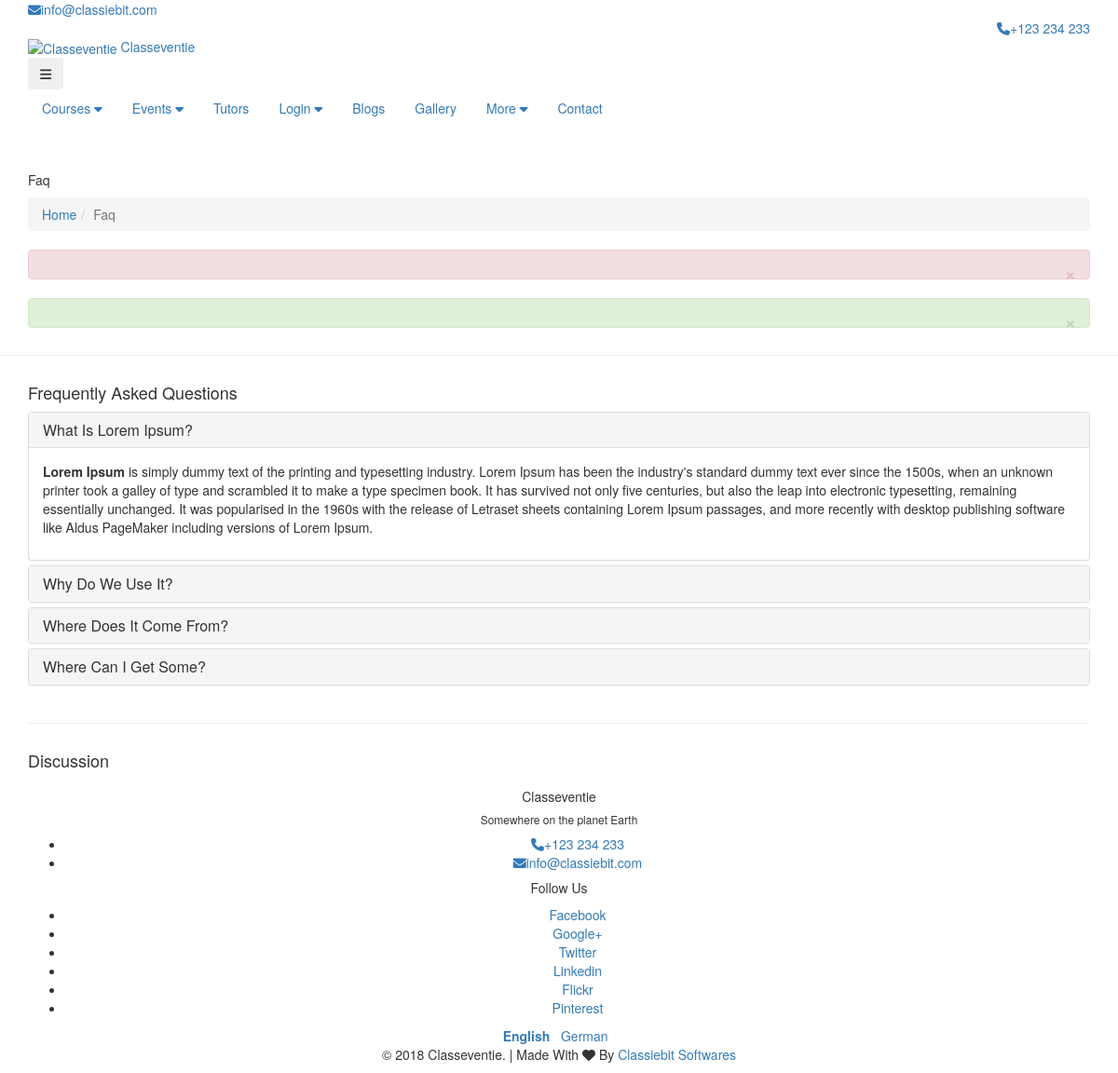
The app's page /index.php/cms/faq with its own data.
### tables this page shows
CREATE TABLE `faqs` (
  `id` int(11) NOT NULL AUTO_INCREMENT,
  `question` varchar(256) DEFAULT NULL,
  `answer` text,
  `status` tinyint(1) DEFAULT NULL,
  `date_added` timestamp NOT NULL DEFAULT CURRENT_TIMESTAMP,
  `date_updated` timestamp NOT NULL DEFAULT CURRENT_TIMESTAMP ON UPDATE CURRENT_TIMESTAMP,
  PRIMARY KEY (`id`)
);

### application/controllers/Cms.php (called while the page is built, shortened)
<?php defined('BASEPATH') OR exit('No direct script access allowed');
class Cms extends Public_Controller {
	public function __construct()
	{
		$this->load->model(array('admin/pages_model', 'admin/faqs_model'));
	}
	public function faq()
	{
        $data = $this->includes;
        $data['faqs'] 		= $this->faqs_model->get_faqs();
        $content['content'] = $this->load->view('faq', $data, TRUE);
        $this->load->view($this->template, $content);
	}
}

### index.php (called while the page is built, shortened)
<?php
require_once BASEPATH.'core/CodeIgniter.php';

### application/core/MY_Lang.php (called while the page is built, shortened)
<?php defined('BASEPATH') OR exit('No direct script access allowed');
class MY_Lang extends CI_Lang {
	public $language =	array();
	public function load($langfile, $idiom = '', $return = FALSE, $add_suffix = TRUE, $alt_path = '')
	{
		if (is_array($langfile))
		{
			return;
		}
		$this->language = array_merge($this->language, $lang);
		return TRUE;
	}
	public function line($line, $log_errors = TRUE)
	{
		$value = isset($this->language[$line]) ? $this->language[$line] : FALSE;
		return $value;
	}
}

### application/language/english/core_lang.php (called while the page is built, shortened)
<?php defined('BASEPATH') OR exit('No direct script access allowed');
$lang['action_action']         			= 'Action';
$lang['action_create']                  = 'Create';
$lang['action_edit']           			= 'Edit';
$lang['action_delete']         			= 'Delete';
$lang['action_cancel']                  = 'Cancel';
$lang['action_cancel_booking']          = 'Cancel Booking';
$lang['action_back']                    = 'Back';
$lang['action_continue']         		= 'Continue';
$lang['action_default_values'] 			= 'Default values';
$lang['action_ok']                      = 'Ok';
$lang['action_listing']                 = 'Listing';

### application/models/admin/Faqs_model.php (called while the page is built, shortened)
<?php defined('BASEPATH') OR exit('No direct script access allowed');
class Faqs_model extends CI_Model {
    private $table = 'faqs';
    public function get_faqs()
    {
        return $this->db->select(array(
                            "$this->table.id",
                            "$this->table.question",
                            "$this->table.answer",
                            "$this->table.status",
                            "$this->table.date_added",
                            "$this->table.date_updated",
                        ))
                        ->get($this->table)
                        ->result();
    }
}

### application/core/MY_Controller.php (called while the page is built, shortened)
<?php defined('BASEPATH') OR exit('No direct script access allowed');
class MY_Controller extends CI_Controller {
    function add_external_css($css_files, $path = NULL)
    {
        $css_files = is_array( $css_files ) ? $css_files : explode( ",", $css_files );
        return $this;
    }
}

### application/views/faq.php (the view, shortened to what this page needs)
<section class="page-default bg-grey">
  <div class="container">
    <div class="row">
      <div class="col-md-12">
        <?php if (!empty ($faqs)) { $i= 0;  ?>
        <div class="title-container sm">
          <div class="title-wrap">
            <h4 class="title"><?php echo lang('faqs_asked');?></h4>
          </div>
        </div>
        <div class="panel-group accordion" id="accordion" role="tablist" aria-multiselectable="true">
            <?php foreach ($faqs as $faq) { $i++; ?>
            <div class="panel panel-default">
              <div class="panel-heading">
                  <h4 class="panel-title">
                      <a class="accordion-toggle" data-toggle="collapse" data-parent="#accordion" href="#collapse_<?php echo $faq->id ?>">
                     <?php echo ucwords ($faq->question); ?>
                      </a>
                  </h4>
              </div>
              <div id="collapse_<?php echo $faq->id ?>" class="panel-collapse collapse <?php echo ($i == 1) ? 'in' : '' ?>">
                  <div class="panel-body">
                     <?php echo ($faq->answer); ?>
                  </div>
              </div>
            </div>
            <?php } ?>
        </div>
        <?php } ?>
      </div>
    </div>
    <?php if($this->settings->disqus_short_name) { ?>
    <hr class="md">
    <div class="row">
      <div class="col-md-12">
        <div id="post-comment"  class="post-block post-comments clearfix">
          <h4><?php echo lang('common_discussion') ?></h4>
        </div>
      </div>
    </div>
    <?php } ?>
  </div>
</section>

### themes/default/template.php (shortened to what this page needs)
<!DOCTYPE html>
<html>
<head>
    <?php if (isset($css_files) && is_array($css_files)) : ?>
        <?php foreach ($css_files as $css) : ?>
            <?php if ( ! is_null($css)) : ?>
                <link rel="stylesheet" href="<?php echo $css; ?>?v=<?php echo $this->settings->site_version; ?>"><?php echo "\n"; ?>
            <?php endif; ?>
        <?php endforeach; ?>
    <?php endif; ?>
</head>
<?php
        $is_rtl = FALSE;
         ?>
<body class="one-page" data-target=".single-menu" data-spy="scroll" data-offset="200" <?php echo $is_rtl ? 'dir="rtl"' : ''; ?>>
<?php if(uri_string() == '') { ?>
<header id="header" class="single-menu flat-menu transparent valign font-color-light" data-plugin-options='{"stickyEnabled": true, "stickyBodyPadding": false}'>
<?php } else { ?>
<header id="header" class="default-header colored flat-menu">
    <div class="header-top">
        <div class="container">
            <nav>
                <ul class="nav nav-pills nav-top">
                    <li class="phone">
                        <span><a href="mailto:<?php echo $this->settings->site_email ?>"><i class="fa fa-envelope"></i><?php echo $this->settings->site_email ?></a></span>
                    </li>
                </ul>
            </nav>
            <nav class="pull-right">
                <ul class="nav nav-pills nav-top">
                    <li class="phone">
                        <span><a href="tel:<?php echo $this->settings->institute_phone ?>"><i class="fa fa-phone"></i><?php echo $this->settings->institute_phone ?></a></span>
                    </li>
                </ul>
            </nav>
        </div>
    </div>
<?php } ?>
    <div class="container">
        <div class="logo">
            <a href="<?php echo site_url(''); ?>">
                <img alt="<?php echo $this->settings->site_name ?>" width="56" height="56" data-sticky-width="48" data-sticky-height="48" src="<?php echo base_url('upload/institute/logo.png') ?>">
            </a>
            <a href="<?php echo site_url(''); ?>" class="institute-name">
                <?php echo $this->settings->site_name; ?>
            </a>
        </div>
        <button class="btn btn-responsive-nav btn-inverse" data-toggle="collapse" data-target=".nav-main-collapse">
            <i class="fa fa-bars"></i>
        </button>
    </div>
    <div class="navbar-collapse nav-main-collapse collapse">
        <div class="container">
            <nav class="nav-main mega-menu">
                <ul class="nav nav-pills nav-main" id="mainMenu">
                    <li class="dropdown">
                        <a class="dropdown-toggle" href="<?php echo site_url('courses'); ?>">
                            <?php echo lang('menu_courses') ?>
                            <i class="fa fa-caret-down"></i>
                        </a>
                    </li>
                    <li class="dropdown">
                        <a class="dropdown-toggle" href="<?php echo site_url('events'); ?>">
                            <?php echo lang('menu_events') ?>
                            <i class="fa fa-caret-down"></i>
                        </a>
                    </li>
                    <li><a href="<?php echo site_url('/tutors'); ?>"><?php echo lang('batches_tutors'); ?></a></li>
                    <?php if(! $this->session->userdata('logged_in')) { ?>
                    <li class="dropdown mega-menu-item mega-menu-signin signin" id="headerAccount">
                        <a class="dropdown-toggle" href="<?php echo site_url('auth/') ?>">
                            <?php echo lang('action_login'); ?>
                            <i class="fa fa-caret-down"></i>
                        </a>
                    </li>
                    <?php } ?>
                    <li><a href="<?php echo site_url('/blogs'); ?>"><?php echo lang('menu_blogs'); ?></a></li>
                    <li><a href="<?php echo site_url('/gallery'); ?>"><?php echo lang('menu_gallary'); ?></a></li>
                    <li class="dropdown">
                        <a class="dropdown-toggle" href="#">
                            <?php echo lang('action_more') ?>
                            <i class="fa fa-caret-down"></i>
                        </a>
                    </li>
                    <li><a href="<?php echo site_url('/contact'); ?>"><?php echo lang('menu_contact'); ?></a></li>
                </ul>
            </nav>
        </div>
    </div>
</header>
<?php if(uri_string() !== '') { ?>
<div class="page-header sm">
    <div class="container">
        <div class="row">
            <div class="col-xs-12">
                <div class="page-header-wrapper">
                    <h5 class="title"><?php echo $page_header; ?></h5>
                    <ol class="breadcrumb" >
                    <?php
                        echo !$this->uri->segment(1) ? '<li class="active">'.lang('action_home').'</li>' : '<li><a href="'.site_url().'">'.lang('action_home').'</a></li>';
                        if($this->uri->segment(1) == 'cms')
                            echo '<li class="active text-capitalize">'.($this->uri->segment(2)).'</li>';
                    ?>
                    </ol>
                </div>
            </div>
        </div>
        <div class="row alert-row">
            <div class="col-md-12">
                <div class="alert-danger alert alert-dismissable" id="validation-error">
                    <button type="button" class="close" data-dismiss="alert" aria-hidden="true">&times;</button>
                </div>
                <div class="alert-success alert alert-dismissable" id="validation-success">
                    <button type="button" class="close" data-dismiss="alert" aria-hidden="true">&times;</button>
                </div>
            </div>
        </div>
    </div>
</div>
<?php } ?>
<div role="main" class="main">
    <?php echo $content; ?>
    <section>
        <div class="row">
          <div class="col-md-12">
            </div>
        </div>
    </section>
</div>
<footer id="footer" class="footer-3">
    <div class="main-footer widgets-dark typo-light">
        <div class="container">
            <div class="row">
                <div class="col-md-12 text-center">
                    <div class="widget contact-widget no-box">
                        <h5 class="widget-title"><?php echo $this->settings->institute_name ?></h5>
                        <h6><?php echo $this->settings->institute_address ?></h6>
                        <ul>
                            <li><a href="mailto:<?php echo $this->settings->site_email ?>"><i class="fa fa-phone"></i><?php echo $this->settings->institute_phone; ?></a></li>
                            <li><a href="tel:<?php echo $this->settings->institute_phone ?>"><i class="fa fa-envelope"></i><?php echo $this->settings->site_email; ?></a></li>
                        </ul>
                    </div>
                    <div class="widget no-box">
                        <h5 class="widget-title"><?php echo lang('footer_follow_us') ?></h5>
                        <ul class="social-icons color">
                            <?php if($this->settings->social_facebook) { ?>
                            <li class="facebook"><a href="<?php echo $this->settings->social_facebook ?>" target="_blank" title="Facebook">Facebook</a></li>
                            <?php } ?>
                            <?php if($this->settings->social_google) { ?>
                            <li class="googleplus"><a title="Google+" target="_blank" href="<?php echo $this->settings->social_google ?>">Google+</a></li>
                            <?php } ?>
                            <?php if($this->settings->social_twitter) { ?>
                            <li class="twitter"><a title="Twitter" target="_blank" href="<?php echo $this->settings->social_twitter ?>">Twitter</a></li>
                            <?php } ?>
                            <?php if($this->settings->social_linkedin) { ?>
                            <li class="linkedin"><a title="Linkedin" target="_blank" href="<?php echo $this->settings->social_linkedin ?>">Linkedin</a></li>
                            <?php } ?>
                            <?php if($this->settings->social_flickr) { ?>
                            <li class="flickr"><a title="Flickr" target="_blank" href="<?php echo $this->settings->social_flickr ?>">Flickr</a></li>
                            <?php } ?>
                            <?php if($this->settings->social_pinterest) { ?>
                            <li class="pinterest"><a title="Pinterest" target="_blank" href="<?php echo $this->settings->social_pinterest ?>">Pinterest</a></li>
                            <?php } ?>
                        </ul>
                    </div>
                </div>
            </div>
        </div>
    </div>
    <div class="footer-copyright">
        <div class="container">
            <div class="row">
                <div class="col-md-12 text-center">
                    <?php ksort($this->languages); foreach ($this->languages as $key=>$name) { ?>
                    <a class="text-capitalize" href="<?php echo site_url('language/'.strtolower($key)); ?>" title="<?php echo $name ?>">
                        <?php if ($key == $this->session->language) {
                            echo '<strong>'.$name.'</strong>';
                        } else {
                            echo $name;
                        } ?>
                    </a>&nbsp;
                    <?php } ?>
                </div>
            </div>
            <div class="row">
                <div class="col-md-12 text-center">
                    <p>&copy; <?php echo ' '.date('Y').' ' ?> <?php echo $this->settings->site_name; ?>. | Made With <i class="fa fa-heart"></i> By <a href="https://classiebit.com" title="Classiebit Softwares">Classiebit Softwares</a></p>
                </div>
            </div>
        </div>
    </div>
</footer>
</body>
</html>

### records on screen
faqs: question "What Is Lorem Ipsum?", answer "Lorem Ipsum is simply dummy text of the printing and typesetting industry. Lorem Ipsum has been the industry's standard dummy text ever since the 1500s, when an unknown printer took a galley of type and scrambled it to make a type specimen book. It has survived not only five centuries, but also the leap into electronic typesetting, remaining essentially unchanged. It was popularised in the 1960s with the release of Letraset sheets containing Lorem Ipsum passages, and more recently with desktop publishing software like Aldus PageMaker including versions of Lorem Ipsum."
faqs: question "Why Do We Use It?"
faqs: question "Where Does It Come From?"
faqs: question "Where Can I Get Some?"

### other values on screen
$this->settings->site_email "info@classiebit.com"
$this->settings->institute_phone "+123 234 233"
$this->settings->site_name "Classeventie"
lang('menu_courses') "Courses"
lang('menu_events') "Events"
lang('batches_tutors') "Tutors"
lang('action_login') "Login"
lang('menu_blogs') "Blogs"
lang('menu_gallary') "Gallery"
lang('action_more') "More"
lang('menu_contact') "Contact"
$page_header "Faq"
lang('action_home') "Home"
$this->uri->segment(2) "Faq"
lang('faqs_asked') "Frequently Asked Questions"
